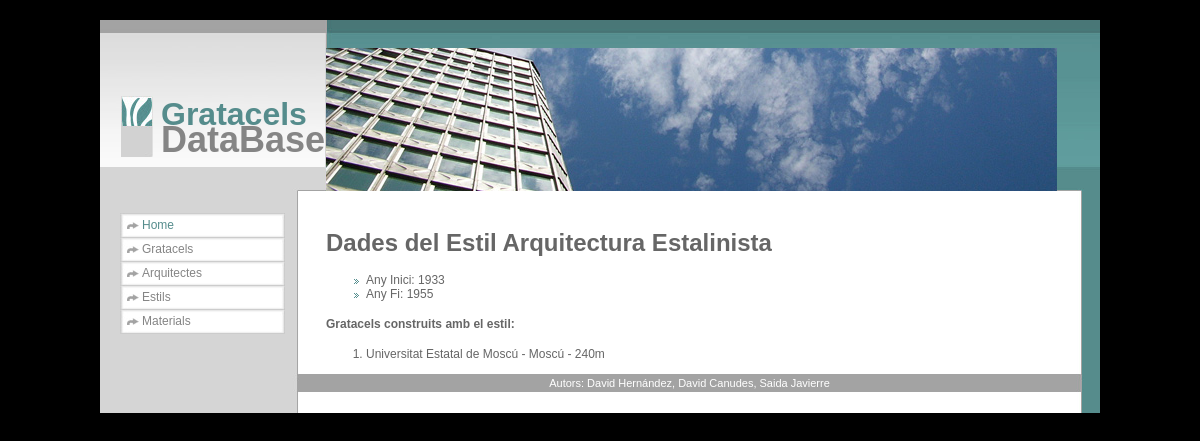
The app's page /estil/1, older data.
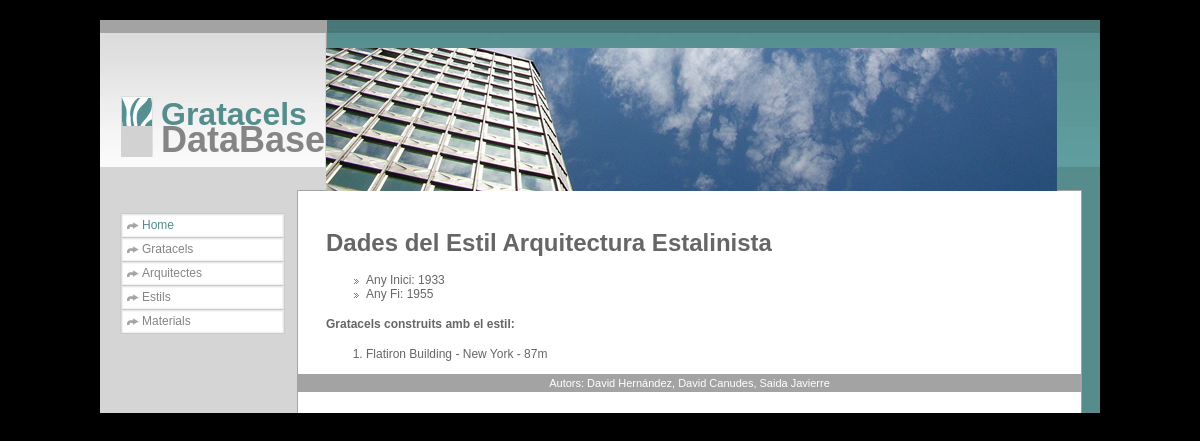
The same page, newer data.
### igratacels/models.py (models this page shows)
class Gratacel (models.Model):
	idGratacel = models.AutoField(primary_key=True)
	nom = models.TextField(max_length=25)
	altura = models.IntegerField()
	altura_terrat = models.IntegerField()
	num_plantes = models.IntegerField()
	ciutat = models.TextField(max_length=25)
	any_inici = models.IntegerField()
	idEstil = models.ForeignKey(Estil)
	posicio_ranking = models.IntegerField(blank=True, null=True)
	arquitectes = models.ManyToManyField(Arquitecte)
	materials = models.ManyToManyField(Material)
	imatge = models.TextField()

### igratacels/views.py (the view)
# urls.py: url(r'^estil/(\w+)$', estilpage),
def estilpage(request, idEstil):
	try:
		estil = Estil.objects.get(idEstil=idEstil)
	except:
		raise Http404('Estil no trobat')
	gratacels=estil.gratacel_set.all()
	template = get_template('estilpage.html')
	variables = Context({
		'estil': estil,
		'gratacels': gratacels
		})
	output = template.render(variables)
	return HttpResponse(output)

### igratacels/templates/estilpage.html (shortened to what this page needs)
<!DOCTYPE html PUBLIC "-//W3C//DTD XHTML 1.0 Strict//EN"
	"http://www.w3.org/TR/xhtml1/DTD/xhtml1-strict.dtd">
<html xmlns="http://www.w3.org/1999/xhtml" xml:lang="en" >
<head>
</head>
<body>
<div id="wrapper">
	<div id="head">
        <img class="header_image" src="/static/img/header_image.jpg" alt="Header image" />
    	<img class="icon" src="/static/img/logo.jpg" alt="Logo" />
    	<h1>Gratacels</h1>
        <h2>DataBase</h2>
    </div>
    <div id="main">
    	<div id="navi">
        	<ul>
            	<li><a class="selected" href="home">Home</a></li>
            	<li><a href="gratacel">Gratacels</a></li>
            	<li><a href="arquitecte">Arquitectes</a></li>
            	<li><a href="estil">Estils</a></li>
            	<li><a href="material">Materials</a></li>
        </div>
        <div id="content">
<h1>Dades del Estil {{estil.nom}}</h1>
<ul>
<li>Any Inici: {{estil.dataInici}}</li>
<li>Any Fi: {{estil.dataFi}}</li>
</ul>
<h4>Gratacels construits amb el estil:</h4>
{% if gratacels %}
<ol>
{% for gratacel in gratacels %}
<li>
{{gratacel.nom}} - {{ gratacel.ciutat}} - {{ gratacel.altura }}m
</li>
{% endfor %}
</ol>
{% else %}
<p>No hi ha construit gratacels en aquest estil.</p>
{% endif %}
    </div>
    <div id="footer">
    	<p> Autors: David Hernández, David Canudes, Saida Javierre </p>
    </div>
</div>
</body>
</html>

Row changes from the older to the newer data that the page shows:
no longer on this page (row edited): Gratacel: nom "Universitat Estatal de Moscú", ciutat "Moscú", altura "240"
now on this page (row edited): Gratacel: nom "Flatiron Building", ciutat "New York", altura "87"
